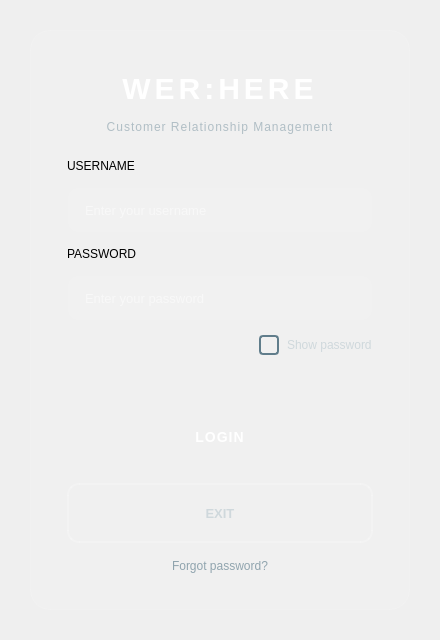
<?xml version="1.0" encoding="UTF-8"?>
<ui version="4.0">
 <class>LoginWindow</class>
 <widget class="QWidget" name="LoginWindow">
  <property name="geometry">
   <rect>
    <x>0</x>
    <y>0</y>
    <width>440</width>
    <height>640</height>
   </rect>
  </property>
  <property name="windowTitle">
   <string>CRM Login</string>
  </property>
  <property name="minimumSize">
   <size>
    <width>380</width>
    <height>560</height>
   </size>
  </property>
  <property name="styleSheet">
   <string notr="true">QWidget#LoginWindow {
    background: qlineargradient(x1:0, y1:0, x2:1, y2:1,
        stop:0 #0f2027, stop:0.5 #203a43, stop:1 #2c5364);
}

QFrame#frmCard {
    background-color: rgba(255, 255, 255, 0.06);
    border: 1px solid rgba(255, 255, 255, 0.12);
    border-radius: 20px;
}

QLabel#lblLogo {
    font-size: 30px;
    font-weight: 800;
    color: #ffffff;
    letter-spacing: 4px;
}

QLabel#lblSubtitle {
    color: #b0bec5;
    font-size: 12px;
    letter-spacing: 1px;
}

QLabel#lblField {
    color: #90a4ae;
    font-size: 11px;
    font-weight: bold;
    letter-spacing: 1px;
}

QLineEdit {
    background-color: rgba(255, 255, 255, 0.08);
    color: #ffffff;
    border: 2px solid transparent;
    border-radius: 12px;
    padding: 10px 14px;
    font-size: 13px;
    min-height: 22px;
    selection-background-color: #26c6da;
}
QLineEdit:hover {
    background-color: rgba(255, 255, 255, 0.12);
}
QLineEdit:focus {
    border: 2px solid #26c6da;
    background-color: rgba(255, 255, 255, 0.14);
}

QCheckBox#chkShow {
    color: #cfd8dc;
    font-size: 12px;
    spacing: 8px;
}
QCheckBox#chkShow::indicator {
    width: 16px;
    height: 16px;
    border-radius: 4px;
    border: 2px solid #607d8b;
    background-color: transparent;
}
QCheckBox#chkShow::indicator:hover {
    border-color: #26c6da;
}
QCheckBox#chkShow::indicator:checked {
    background-color: #26c6da;
    border-color: #26c6da;
}

QPushButton#btnLogin {
    background: qlineargradient(x1:0, y1:0, x2:1, y2:0,
        stop:0 #00acc1, stop:1 #26c6da);
    color: #ffffff;
    border: none;
    border-radius: 12px;
    font-size: 14px;
    font-weight: bold;
    padding: 12px;
    min-height: 40px;
    letter-spacing: 1px;
}
QPushButton#btnLogin:hover {
    background: qlineargradient(x1:0, y1:0, x2:1, y2:0,
        stop:0 #26c6da, stop:1 #4dd0e1);
}
QPushButton#btnLogin:pressed {
    background: #00838f;
}

QPushButton#btnExit {
    background-color: transparent;
    color: #cfd8dc;
    border: 2px solid rgba(255, 255, 255, 0.2);
    border-radius: 12px;
    font-size: 13px;
    font-weight: bold;
    padding: 10px;
    min-height: 36px;
}
QPushButton#btnExit:hover {
    border-color: #ef5350;
    color: #ef5350;
}

QLabel#lblError {
    color: #ff5252;
    font-size: 12px;
    font-weight: bold;
    padding: 4px;
}

QLabel#lblForgot {
    color: #90a4ae;
    font-size: 12px;
}
QLabel#lblForgot:hover {
    color: #26c6da;
}</string>
  </property>
  <layout class="QVBoxLayout" name="rootLayout">
   <property name="spacing">
    <number>0</number>
   </property>
   <property name="leftMargin">
    <number>30</number>
   </property>
   <property name="topMargin">
    <number>30</number>
   </property>
   <property name="rightMargin">
    <number>30</number>
   </property>
   <property name="bottomMargin">
    <number>30</number>
   </property>
   <item>
    <widget class="QFrame" name="frmCard">
     <layout class="QVBoxLayout" name="cardLayout">
      <property name="spacing">
       <number>14</number>
      </property>
      <property name="leftMargin">
       <number>36</number>
      </property>
      <property name="topMargin">
       <number>40</number>
      </property>
      <property name="rightMargin">
       <number>36</number>
      </property>
      <property name="bottomMargin">
       <number>36</number>
      </property>

      <item>
       <widget class="QLabel" name="lblLogo">
        <property name="text">
         <string>WER:HERE</string>
        </property>
        <property name="alignment">
         <set>Qt::AlignCenter</set>
        </property>
       </widget>
      </item>

      <item>
       <widget class="QLabel" name="lblSubtitle">
        <property name="text">
         <string>Customer Relationship Management</string>
        </property>
        <property name="alignment">
         <set>Qt::AlignCenter</set>
        </property>
       </widget>
      </item>

      <item>
       <spacer name="spacerTop">
        <property name="orientation">
         <enum>Qt::Vertical</enum>
        </property>
        <property name="sizeHint" stdset="0">
         <size>
          <width>20</width>
          <height>20</height>
         </size>
        </property>
       </spacer>
      </item>

      <item>
       <widget class="QLabel" name="lblUser">
        <property name="text">
         <string>USERNAME</string>
        </property>
        <property name="objectName">
         <string>lblField</string>
        </property>
       </widget>
      </item>

      <item>
       <widget class="QLineEdit" name="txtUsername">
        <property name="placeholderText">
         <string>Enter your username</string>
        </property>
       </widget>
      </item>

      <item>
       <widget class="QLabel" name="lblPass">
        <property name="text">
         <string>PASSWORD</string>
        </property>
       </widget>
      </item>

      <item>
       <widget class="QLineEdit" name="txtPassword">
        <property name="placeholderText">
         <string>Enter your password</string>
        </property>
        <property name="echoMode">
         <enum>QLineEdit::Password</enum>
        </property>
       </widget>
      </item>

      <item>
       <layout class="QHBoxLayout" name="rowShow">
        <property name="spacing">
         <number>0</number>
        </property>
        <item>
         <spacer name="spacerShow">
          <property name="orientation">
           <enum>Qt::Horizontal</enum>
          </property>
          <property name="sizeHint" stdset="0">
           <size>
            <width>40</width>
            <height>20</height>
           </size>
          </property>
         </spacer>
        </item>
        <item>
         <widget class="QCheckBox" name="chkShow">
          <property name="text">
           <string>Show password</string>
          </property>
         </widget>
        </item>
       </layout>
      </item>

      <item>
       <widget class="QLabel" name="lblError">
        <property name="text">
         <string/>
        </property>
        <property name="alignment">
         <set>Qt::AlignCenter</set>
        </property>
       </widget>
      </item>

      <item>
       <widget class="QPushButton" name="btnLogin">
        <property name="text">
         <string>LOGIN</string>
        </property>
        <property name="cursor">
         <cursorShape>PointingHandCursor</cursorShape>
        </property>
       </widget>
      </item>

      <item>
       <widget class="QPushButton" name="btnExit">
        <property name="text">
         <string>EXIT</string>
        </property>
        <property name="cursor">
         <cursorShape>PointingHandCursor</cursorShape>
        </property>
       </widget>
      </item>

      <item>
       <spacer name="spacerBottom">
        <property name="orientation">
         <enum>Qt::Vertical</enum>
        </property>
        <property name="sizeHint" stdset="0">
         <size>
          <width>20</width>
          <height>10</height>
         </size>
        </property>
       </spacer>
      </item>

      <item>
       <widget class="QLabel" name="lblForgot">
        <property name="text">
         <string>Forgot password?</string>
        </property>
        <property name="alignment">
         <set>Qt::AlignCenter</set>
        </property>
        <property name="cursor">
         <cursorShape>PointingHandCursor</cursorShape>
        </property>
       </widget>
      </item>
     </layout>
    </widget>
   </item>
  </layout>
 </widget>
 <resources/>
 <connections/>
</ui>
